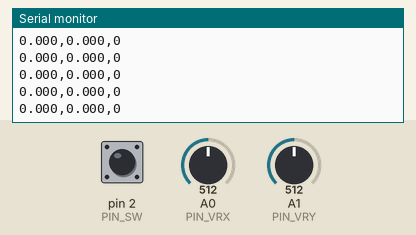
Simulated run of this sketch. Board: Arduino Uno, built with avr-gcc and run on an emulated ATmega328P. On the bench: the last lines printed to the serial monitor. Inputs (shaded band) come from the test bench; at power-on: A1 (PIN_VRY) = 512, A0 (PIN_VRX) = 512, pin 2 (PIN_SW) HIGH.

Above: at 1.3 s.
1.4 s: A1 (PIN_VRY) set to 306
At 2.3 s:
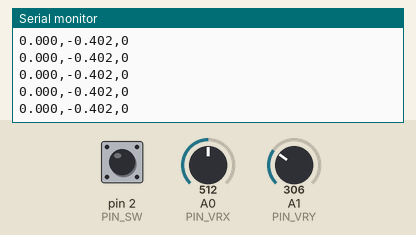
4.4 s: A0 (PIN_VRX) set to 716
At 5.5 s:
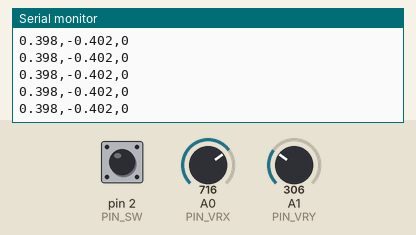
5.9 s: pin 2 (PIN_SW) pulled LOW for 0.15 s
7.5 s: A0 (PIN_VRX) set to 900
At 8.2 s:
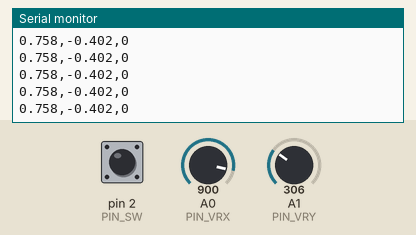
9.0 s: pin 2 (PIN_SW) pulled LOW for 1 s
At 9.6 s:
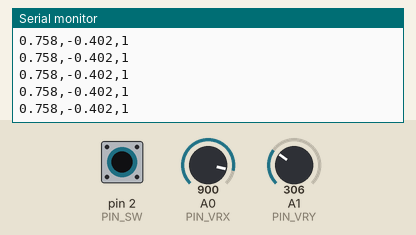
13.0 s: A1 (PIN_VRY) set to 122
At 13.8 s:
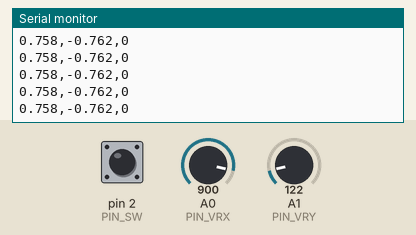
Timing chart, 0 to 15.5 s (numbered marks = the images above; inputs shaded):
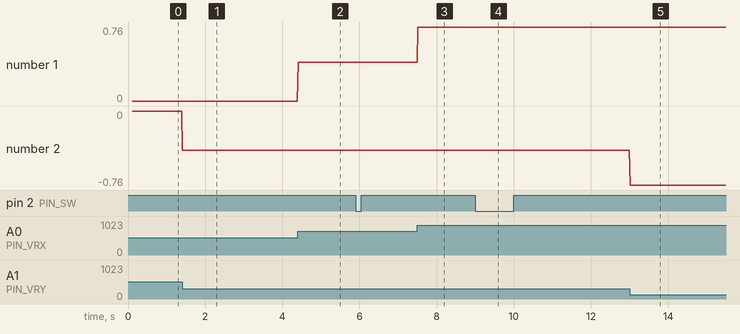

Measured:
- after the input at 1.4 s, the serial monitor: prints a new line at once (image 1)
- after the input at 4.4 s, the serial monitor: prints a new line at once (image 2)
- after the input at 7.5 s, the serial monitor: prints a new line at once (image 3)
- after the input at 9.0 s, the serial monitor: prints a new line at once (image 4)
- after the input at 13.0 s, the serial monitor: prints a new line at once (image 5)
- plotted number 1: 0 → 0.4 after the input at 4.4 s, 0.4 → 0.76 after the input at 7.5 s
- plotted number 2: 0 → -0.4 after the input at 1.4 s, -0.4 → -0.76 after the input at 13.0 s

The sketch:

joystick_bridge.ino
```cpp
/*
  Joystick bridge: reads a GND/+5V/VRx/VRy/SW analog joystick module and
  relays it to the Raspberry Pi over USB serial as plain text lines like:

      0.482,-0.113,0

  (dx, dy, each roughly -1.0..1.0, then 1 if the stick is clicked in,
  else 0). The Pi-side game/serial_joystick.py reads these lines -- the
  Pi's own GPIO pins can't read the joystick directly since VRx/VRy are
  analog voltages, not digital on/off signals, so this board is standing
  in as the analog-to-digital converter.

  Works unmodified on both classic AVR Arduinos (Uno/Nano/Mega) and
  ESP32 boards -- the #ifdef ESP32 block below is the only difference,
  matching ESP32's ADC to the same 10-bit range as AVR's so the rest of
  the code doesn't need to care which board it's running on.

  Wiring (same for either board):
    joystick GND  -> board GND
    joystick +5V  -> board 5V (or 3V3 on a 3.3V-only board -- the cheap
                     joystick modules work fine down to 3.3V)
    joystick VRx  -> board A0
    joystick VRy  -> board A1
    joystick SW   -> board pin 2
*/

const int PIN_VRX = A0;
const int PIN_VRY = A1;
const int PIN_SW = 2;

const float DEADZONE = 0.08;  // ignore tiny drift around center

int centerX = 512;
int centerY = 512;

void setup() {
  Serial.begin(115200);

#ifdef ESP32
  analogReadResolution(10);  // match AVR's 0-1023 range
#endif

  pinMode(PIN_SW, INPUT_PULLUP);  // SW pulls LOW when pressed

  // Auto-calibrate center: assumes the stick is resting (untouched) when
  // the board powers on or is reset, which is true for a kiosk setup
  // where nobody's mid-walk when it boots.
  long sumX = 0, sumY = 0;
  const int samples = 20;
  for (int i = 0; i < samples; i++) {
    sumX += analogRead(PIN_VRX);
    sumY += analogRead(PIN_VRY);
    delay(5);
  }
  centerX = sumX / samples;
  centerY = sumY / samples;
}

float normalize(int raw, int center) {
  float value = (raw - center) / 512.0;
  if (value > 1.0) value = 1.0;
  if (value < -1.0) value = -1.0;
  if (abs(value) < DEADZONE) value = 0.0;
  return value;
}

void loop() {
  float dx = normalize(analogRead(PIN_VRX), centerX);
  float dy = normalize(analogRead(PIN_VRY), centerY);
  int sw = digitalRead(PIN_SW) == LOW ? 1 : 0;

  Serial.print(dx, 3);
  Serial.print(',');
  Serial.print(dy, 3);
  Serial.print(',');
  Serial.println(sw);

  delay(16);  // ~60Hz, plenty fast for a 30fps game
}
```
